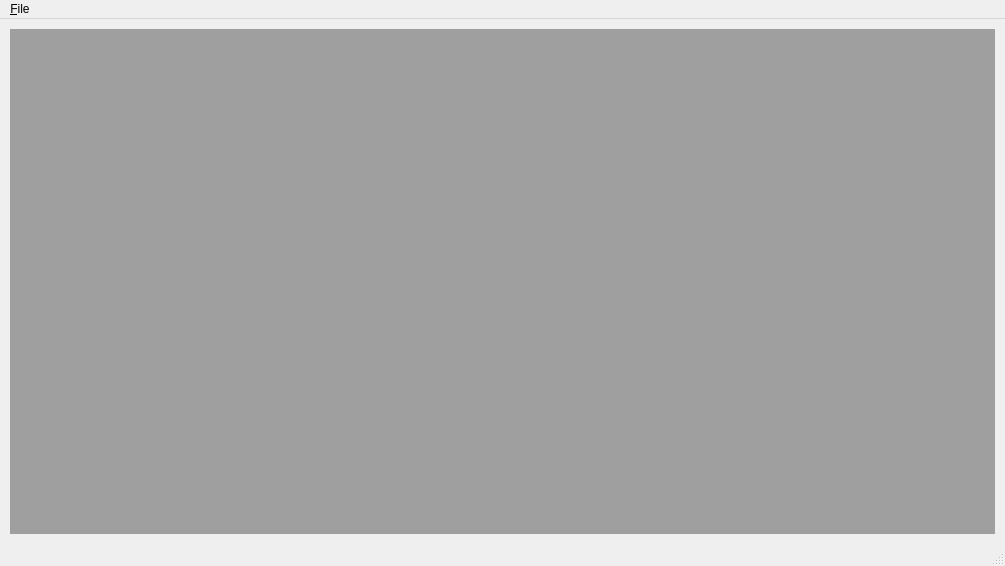
<?xml version="1.0" encoding="UTF-8"?>
<ui version="4.0">
 <class>MainWindow</class>
 <widget class="QMainWindow" name="MainWindow">
  <property name="geometry">
   <rect>
    <x>0</x>
    <y>0</y>
    <width>1005</width>
    <height>566</height>
   </rect>
  </property>
  <property name="windowTitle">
   <string>MainWindow</string>
  </property>
  <widget class="QWidget" name="centralwidget">
   <layout class="QGridLayout" name="gridLayout">
    <property name="leftMargin">
     <number>10</number>
    </property>
    <property name="topMargin">
     <number>10</number>
    </property>
    <property name="rightMargin">
     <number>10</number>
    </property>
    <property name="bottomMargin">
     <number>10</number>
    </property>
    <item row="0" column="0">
     <widget class="QMdiArea" name="mdi">
      <property name="verticalScrollBarPolicy">
       <enum>Qt::ScrollBarAsNeeded</enum>
      </property>
      <property name="viewMode">
       <enum>QMdiArea::TabbedView</enum>
      </property>
     </widget>
    </item>
   </layout>
  </widget>
  <widget class="QMenuBar" name="menubar">
   <property name="geometry">
    <rect>
     <x>0</x>
     <y>0</y>
     <width>1005</width>
     <height>21</height>
    </rect>
   </property>
   <widget class="QMenu" name="menu_File">
    <property name="title">
     <string>&amp;File</string>
    </property>
    <addaction name="actionNew_2"/>
    <addaction name="actionNew"/>
    <addaction name="actionE_xit"/>
   </widget>
   <addaction name="menu_File"/>
  </widget>
  <widget class="QStatusBar" name="statusbar"/>
  <action name="actionE_xit">
   <property name="text">
    <string>E&amp;xit</string>
   </property>
  </action>
  <action name="actionNew">
   <property name="text">
    <string>cascade</string>
   </property>
  </action>
  <action name="actionNew_2">
   <property name="text">
    <string>New</string>
   </property>
  </action>
 </widget>
 <resources/>
 <connections/>
</ui>
